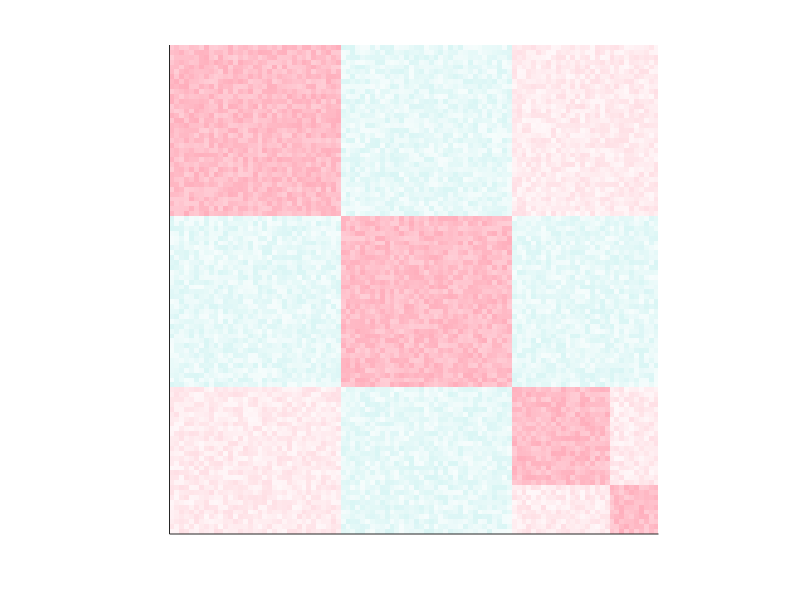

Write MATLAB code to recreate this figure.
% prepare data for figures
%% Figure 1 - no data
%% Figure 2
% 2A: FC matrix
% Define cluster sizes and total matrix size
cluster_sizes = [35, 35, 20, 10];
n = sum(cluster_sizes);  % should be 100

% Pre-allocate matrix
M = zeros(n, n);

% Determine indices for each cluster
idx = cell(4,1);
start_idx = 1;
for k = 1:4
    idx{k} = start_idx:(start_idx + cluster_sizes(k) - 1);
    start_idx = start_idx + cluster_sizes(k);
end

% Fill matrix with baseline values according to specified rules
for i = 1:4
    for j = i:4  % Only fill upper triangular part
        if i == j
            % Within cluster: values in [0.6, 1]
            block = 0.6 + (1 - 0.6) * rand(length(idx{i}), length(idx{i}));
        else
            % Between clusters:
            if ( (i == 1 && j == 3) || (i == 1 && j == 4) || (i == 3 && j == 4) )
                % For these specific pairs: values in [0.1, 0.4]
                block = 0.1 + (0.4 - 0.1) * rand(length(idx{i}), length(idx{j}));
            else
                % For all other between-cluster pairs: values in [-0.4, -0.1]
                block = -0.4 + ((-0.1) - (-0.4)) * rand(length(idx{i}), length(idx{j}));
            end
        end
        % Place the block in the upper triangular section
        M(idx{i}, idx{j}) = block;
        % Ensure symmetry by mirroring the block to the lower triangular section
        M(idx{j}, idx{i}) = block';
    end
end


% Visualize the matrix using a heatmap
figure;
imagesc(M);
axis square;                     % Force the heatmap to be square
set(gca, 'XTick', [], 'YTick', []);  % Remove tick marks
set(gca, 'box', 'off');          % Remove the box around the axes

% Define hex colors and convert them to normalized RGB values
lower_color = [hex2dec('A0'), hex2dec('E7'), hex2dec('E5')] / 255; % for -1
upper_color = [hex2dec('FF'), hex2dec('AE'), hex2dec('BC')] / 255; % for 1
mid_color   = [1, 1, 1];  % white for 0

% Create a diverging colormap
nColors = 256;  % Total number of colors in the colormap
nHalf   = floor(nColors/2);

% Interpolate from lower_color to mid_color
cmap_lower = [linspace(lower_color(1), mid_color(1), nHalf)', ...
              linspace(lower_color(2), mid_color(2), nHalf)', ...
              linspace(lower_color(3), mid_color(3), nHalf)'];
          
% Interpolate from mid_color to upper_color
cmap_upper = [linspace(mid_color(1), upper_color(1), nColors - nHalf)', ...
              linspace(mid_color(2), upper_color(2), nColors - nHalf)', ...
              linspace(mid_color(3), upper_color(3), nColors - nHalf)'];

custom_cmap = [cmap_lower; cmap_upper];

% Apply the custom colormap and adjust color limits
colormap(custom_cmap);
caxis([-1 1]);  % Ensures that -1 maps to the lower_color and 1 to the upper_color

%% Figure 3 - in R

